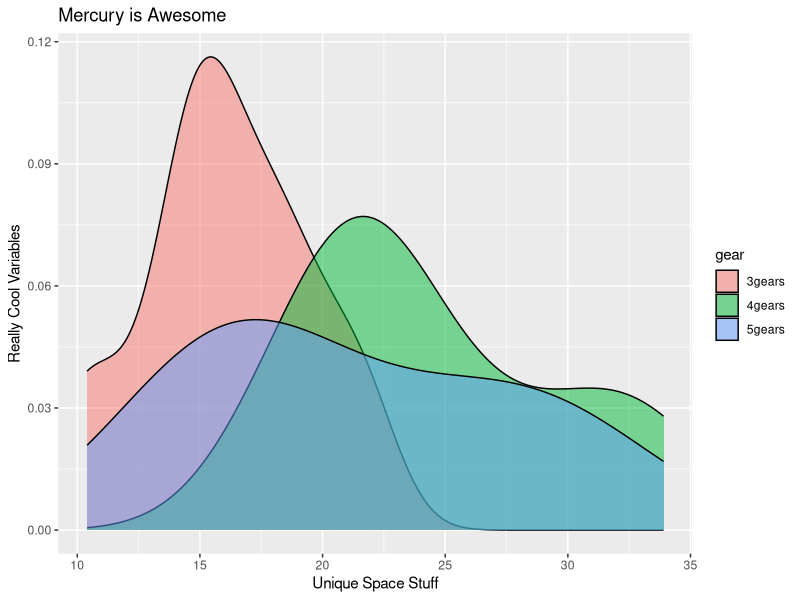

Write R code to recreate this figure.
## ---- chunk 1

knitr::opts_chunk$set(fig.path = '../figures/')
# ggplot2 examples

library(ggplot2) 

# create factors with value labels 
mtcars$gear <- factor(mtcars$gear,levels=c(3,4,5),
  	labels=c("3gears","4gears","5gears")) 
mtcars$am <- factor(mtcars$am,levels=c(0,1),
  	labels=c("Automatic","Manual")) 
mtcars$cyl <- factor(mtcars$cyl,levels=c(4,6,8),
   labels=c("4cyl","6cyl","8cyl")) 

# Kernel density plots for mpg
# grouped by number of gears (indicated by color)
qplot(mpg, data=mtcars, geom="density", fill=gear, alpha=I(.5), 
   main="Mercury is Awesome", xlab="Unique Space Stuff", 
   ylab="Really Cool Variables")
